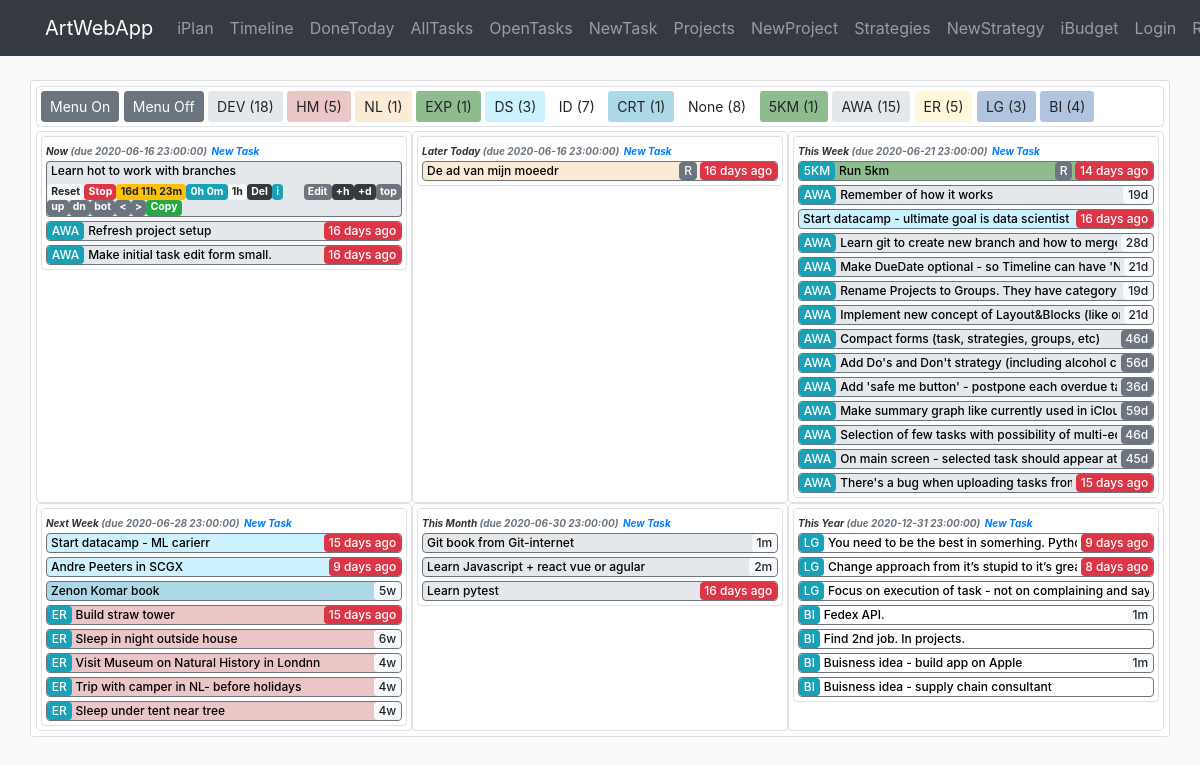
The app's page /iplan/timeline, older data.
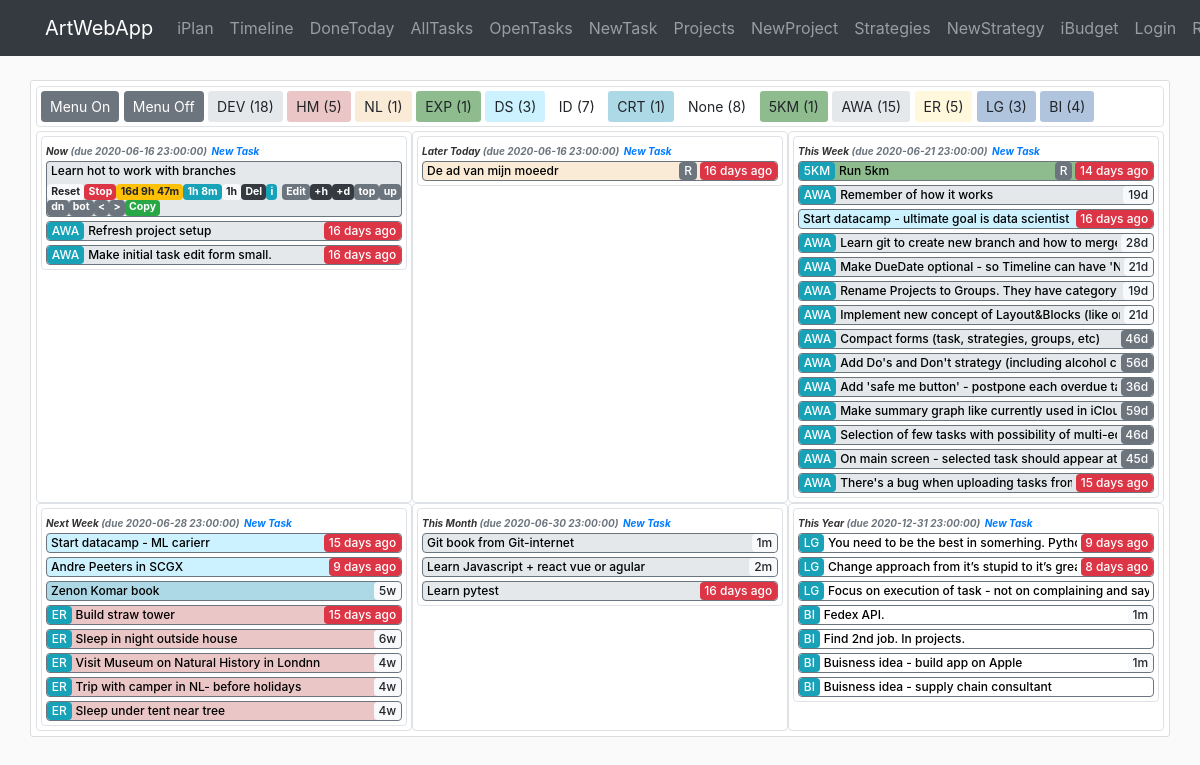
The same page, newer data.
### awa/iplan/models.py (models this page shows, shortened)
class Strategy(db.Model):
    id = db.Column(db.Integer, primary_key=True)
    name = db.Column(db.String(40), nullable=False)
    symbol = db.Column(db.String(3))
    desc = db.Column(db.Text)
    color = db.Column(db.String(7))
    order = db.Column(db.Integer)
    time_creation = db.Column(db.DateTime, default=datetime.now)
    time_completion = db.Column(db.DateTime)
    show_timeline = db.Column(db.Boolean, default=True, nullable=False)
    category = db.Column(db.String(20), nullable=True)
    br_task = db.relationship('Task', backref='strategy')  # todo: lazy=True - test that later

class Project(db.Model):
    id = db.Column(db.Integer, primary_key=True)
    name = db.Column(db.String(40), nullable=False)
    symbol = db.Column(db.String(3))
    desc = db.Column(db.Text)
    category = db.Column(db.String(20))
    color = db.Column(db.String(7))
    order = db.Column(db.Integer)
    time_creation = db.Column(db.DateTime, default=datetime.now)
    time_completion = db.Column(db.DateTime)
    time_due = db.Column(db.DateTime)
    duration_plan = db.Column(db.Interval, nullable=False, default=timedelta(0))
    show_timeline = db.Column(db.Boolean, default=True, nullable=False)
    br_task = db.relationship('Task', backref='project')  # todo: lazy=True - test that later

class Task(db.Model):
    id = db.Column(db.Integer, primary_key=True, autoincrement=True)
    name = db.Column(db.String(140), nullable=False)
    desc = db.Column(db.Text)
    category = db.Column(db.String(20))
    frequency = db.Column(db.String(10))
    frequency_days = db.Column(db.Integer)
    time_creation = db.Column(db.DateTime, default=datetime.now)
    time_completion = db.Column(db.DateTime)
    time_due = db.Column(db.DateTime)
    time_line = db.Column(db.String(20))
    duration_plan = db.Column(db.Interval, nullable=False, default=timedelta(0))
    duration_real = db.Column(db.Interval, nullable=False, default=timedelta(0))
    timer_start = db.Column(db.DateTime)
    order = db.Column(db.Integer)
    show_menu = db.Column(db.Boolean, default=True, nullable=False)
    id_strategy = db.Column(db.Integer, db.ForeignKey('strategy.id'), nullable=False)
    id_project = db.Column(db.Integer, db.ForeignKey('project.id'))
    def __repr__(self):
        return f"Task(id='{self.id}', name='{self.name}', desc='{self.desc}', category='{self.category}'," \
               f" frequency='{self.frequency}', frequency_days='{self.frequency_days}'," \
               f" time_creation='{self.time_creation}', time_completion='{self.time_completion}'," \
               f" time_due='{self.time_due}', time_line='{self.time_line}', duration_plan='{self.duration_plan}'," \
               f" duration_real='{self.duration_real}', timer_start='{self.timer_start}', order='{self.order}'," \
               f" show_menu='{self.show_menu}', id_strategy='{self.id_strategy}', id_project='{self.id_project}')"

### awa/iplan/routes.py (the view)
@iplan.route('/iplan/timeline', methods=['GET', 'POST'])
def timeline():
    tasks = Task.query.filter(Task.time_completion.is_(None)).order_by(Task.order).all()
    strategies = Strategy.query.all()
    projects = Project.query.all()
    count_tasks_strategy = dict(zip([strategy.id for strategy in strategies], [0 for _ in range(len(strategies))]))
    count_tasks_project = dict(zip([project.id for project in projects], [0 for _ in range(len(projects))]))
    for task in tasks:
        if task.strategy.id in count_tasks_strategy:
            count_tasks_strategy[task.strategy.id] += 1
        if task.project.id in count_tasks_project:
            count_tasks_project[task.project.id] += 1
    return render_template('iplan/timeline.html', tasks=tasks, TimeLine=TimeLine, strategies=strategies, projects=projects,
                           count_tasks_strategy=count_tasks_strategy, count_tasks_project=count_tasks_project,
                           string_from_duration=string_from_duration, now=datetime.now())

### awa/templates/iplan/timeline.html (shortened to what this page needs)
{% extends "layout.html" %}
{% block content %}
<div class="container">
    <div class="row content-section">
        <div class="col-md-12 border p-1 rounded mb-1 ">
            <a  href="{{url_for('iplan.show_menu_all', state='on') }}" class="btn btn-secondary btn-sm" role="button">Menu On</a>
            <a  href="{{url_for('iplan.show_menu_all', state='off') }}" class="btn btn-secondary btn-sm" role="button">Menu Off</a>
            {% for strategy in strategies %}
                {% if count_tasks_strategy[strategy.id] > 0%}
                    {% if strategy.show_timeline %}
                        <a  href="{{url_for('iplan.show_strategy_timeline', id_strategy=strategy.id) }}" class="btn btn-sm" style="background-color:{{strategy.color}}" role="button">{{strategy.symbol}} ({{count_tasks_strategy[strategy.id]}})</a>
                    {% else %}
                        <a  href="{{url_for('iplan.show_strategy_timeline', id_strategy=strategy.id) }}" class="btn btn-dark btn-sm" role="button">{{strategy.symbol}} ({{count_tasks_strategy[strategy.id]}})</a>
                    {% endif %}
                {% endif %}
            {% endfor %}
            {% for project in projects %}
                {% if count_tasks_project[project.id] > 0%}
                    {% if project.show_timeline %}
                        <a  href="{{url_for('iplan.show_project_timeline', id_project=project.id) }}" class="btn btn-sm" style="background-color:{{project.color}}" role="button">{{project.symbol}} ({{count_tasks_project[project.id]}})</a>
                    {% else %}
                        <a  href="{{url_for('iplan.show_project_timeline', id_project=project.id) }}" class="btn btn-dark btn-sm" role="button">{{project.symbol}} ({{count_tasks_project[project.id]}})</a>
                    {% endif %}
                {% endif %}
            {% endfor %}
        </div>
        {% for timeline in TimeLine.categories %}
        <div class="col-md-4 border p-1 rounded">
            <div class="col-12 border timeline_task_border rounded p-0">
                <small class="timeline_header ml-1">{{ timeline }} </small>
                <small class="timeline_header text-muted">(due {{TimeLine.duedate_per_category_for_new_tasks(timeline)}})</small>
                <a href="{{ url_for('iplan.task_create', timeline_category=timeline) }}"><small class="timeline_header text-primary">New Task</small></a>
                {% for task in tasks %}
                    {% if task.time_line == timeline and task.strategy.show_timeline and task.project.show_timeline %}
                        {% if task.show_menu == False %}
                            <div class="row rounded border border border-secondary timeline_task_name pl-0  mb-1 ml-1 mr-1" style="background-color:{{task.strategy.color}}">
                                {% if TimeLine.progress_indicator(task.time_creation, timeline)[0] %}
                                    {% if task.project.symbol != 'None' %}
                                        <div class="col-auto p-0 m-0">
                                            <small class="badge badge-info progress_indicator">{{task.project.symbol}}</small>
                                        </div>
                                    {% endif %}
                                    <div class="col text-truncate p-0 pl-1 m-0 mr-1">
                                        <a href="{{url_for('iplan.show_menu', id_task=task.id, state='on') }}" class="show_menu_links" title="{{task.name}}">{{task.name}}</a>
                                    </div>
                                    <div class="col-auto p-0 m-0 text-right">
                                        {% if task.frequency == 'Repeatable' %}
                                            <small class="badge badge-secondary progress_indicator">R</small>
                                        {% endif %}
                                        {% if TimeLine.duedate_indicator(task.time_due)[0] %}
                                            <small class="{{TimeLine.duedate_indicator(task.time_due)[1]}} m-0 progress_indicator">{{TimeLine.duedate_indicator(task.time_due)[0]}}</small>
                                        {% else %}
                                            <small class="{{TimeLine.progress_indicator(task.time_creation, timeline)[1]}}  progress_indicator">{{TimeLine.progress_indicator(task.time_creation, timeline)[0]}}</small>
                                        {% endif %}
                                    </div>
                                {% else %}
                                    {% if task.project.symbol != 'None' %}
                                        <div class="col-auto p-0 m-0">
                                            <small class="badge badge-info progress_indicator">{{task.project.symbol}}</small>
                                        </div>
                                    {% endif %}
                                    <div class="col text-truncate p-0 pl-1 m-0 mr-1">
                                        <a href="{{url_for('iplan.show_menu', id_task=task.id, state='on') }}" class="show_menu_links" title="{{task.name}}">{{task.name}}</a>
                                    </div>
                                    <div class="col-auto p-0 m-0 text-right">
                                    {% if TimeLine.duedate_indicator(task.time_due)[0] %}
                                        <small class="{{TimeLine.duedate_indicator(task.time_due)[1]}} progress_indicator">{{TimeLine.duedate_indicator(task.time_due)[0]}}</small>
                                    {% endif %}
                                    </div>
                                {% endif %}
                            </div>
                        {% else %}
                            <div class="row rounded-top border border-bottom-0 border-secondary timeline_task_name pl-1 pb-1 ml-1 mr-1" style="background-color:{{task.strategy.color}}">
                                <a href="{{url_for('iplan.show_menu', id_task=task.id, state='off') }}" class="show_menu_links">{{task.name}}</a>
                            </div>
                            <div class="row rounded-bottom border border-top-0 border-secondary timeline_task_buttons mb-1 ml-1 mr-1" style="background-color:{{task.strategy.color}}">
                                {% if task.timer_start %}
                                    <a href="{{url_for('iplan.task_timer_start', id_task=task.id) }}" class="badge badge-light">Reset</a>
                                    <a href="{{url_for('iplan.task_timer_end', id_task=task.id) }}" class="badge badge-danger">Stop</a>
                                {% endif%}
                                {% if task.timer_start %}
                                    <a href="#" class="badge badge-warning">{{string_from_duration(now - task.timer_start)}}</a>
                                {% endif %}
                                <a href="#" class="badge badge-info">{{string_from_duration(task.duration_real)}}</a>
                                <a href="#" class="badge badge-light">{{string_from_duration(task.duration_plan)}}</a>
                                <a href="{{url_for('iplan.task_delete', id_task=task.id) }}" class="badge badge-dark">Del</a>
                                <a href="#" data-toggle="tooltip" class="badge badge-info" data-html="true" title="{{task}}">i</a>
                                <a href="{{url_for('iplan.task_update', id_task=task.id) }}" class="badge badge-secondary ml-auto">Edit</a>
                                <a href="{{url_for('iplan.task_postpone', id_task=task.id, duration='h') }}" class="badge badge-dark">+h</a>
                                <a href="{{url_for('iplan.task_postpone', id_task=task.id, duration='d') }}" class="badge badge-dark">+d</a>
                                <a href="{{url_for('iplan.task_move', id_task=task.id, direction='top')}}" class="badge badge-secondary">top</a>
                                <a href="{{url_for('iplan.task_move', id_task=task.id, direction='up')}}" class="badge badge-secondary">up</a>
                                <a href="{{url_for('iplan.task_move', id_task=task.id, direction='down')}}" class="badge badge-secondary">dn</a>
                                <a href="{{url_for('iplan.task_move', id_task=task.id, direction='bottom')}}" class="badge badge-secondary">bot</a>
                                <a href="{{url_for('iplan.task_move_timeline', id_task=task.id, direction='previous') }}" class="badge badge-secondary"><</a>
                                <a href="{{url_for('iplan.task_move_timeline', id_task=task.id, direction='next') }}" class="badge badge-secondary">></a>
                                <a href="{{url_for('iplan.task_make_copy', id_task=task.id)}}" class="badge badge-success">Copy</a>
                            </div>
                        {% endif %}
                    {% endif %}
                {% endfor %}
            </div>
        </div>
        {% endfor %}
    </div>
</div>
{% endblock content %}

### awa/templates/layout.html (shortened to what this page needs)
<!DOCTYPE html>
<html lang="en">
<head>
    <link rel="stylesheet" href="https://stackpath.bootstrapcdn.com/bootstrap/4.4.1/css/bootstrap.min.css">
    <link rel="stylesheet" type="text/css" href="{{ url_for('static', filename='main.css') }}">
</head>
<body>
    <header>
        <nav class="navbar navbar-expand-md navbar-dark bg-dark fixed-top">
            <div class="container">
                <a class="navbar-brand" href="{{ url_for('main.home') }}">ArtWebApp</a>
                <div class="collapse navbar-collapse" id="navbarSupportedContent">
                    <div class="navbar-nav mr-auto">
                        <a class="nav-item nav-link" href="{{ url_for('iplan.home') }}">iPlan</a>
                        <a class="nav-item nav-link" href="{{ url_for('iplan.timeline') }}">Timeline</a>
                        <a class="nav-item nav-link" href="{{ url_for('iplan.task_donetoday') }}">DoneToday</a>
                        <a class="nav-item nav-link" href="{{ url_for('iplan.task') }}">AllTasks</a>
                        <a class="nav-item nav-link" href="{{ url_for('iplan.task_open') }}">OpenTasks</a>
                        <a class="nav-item nav-link" href="{{ url_for('iplan.task_create', timeline_category='This Week') }}">NewTask</a>
                        <a class="nav-item nav-link" href="{{ url_for('iplan.project') }}">Projects</a>
                        <a class="nav-item nav-link" href="{{ url_for('iplan.project_create') }}">NewProject</a>
                        <a class="nav-item nav-link" href="{{ url_for('iplan.strategy') }}">Strategies</a>
                        <a class="nav-item nav-link" href="{{ url_for('iplan.strategy_create') }}">NewStrategy</a>
                    </div>
                    <div class="navbar-nav">
                        <a class="nav-item nav-link" href="{{ url_for('ibudget.home')}}">iBudget</a>
                        <a class="nav-item nav-link" href="#">Login</a>
                        <a class="nav-item nav-link" href="#">Register</a>
                    </div>
                </div>
            </div>
        </nav>
    </header>
    <main role="main">
            {% block content %}{% endblock %}
    </main>
</body>
</html>

Row changes from the older to the newer data that the page shows:
changed Task "Learn hot to work with branches": string_from_duration(now-task.timer_start) "16d 11h 23m" → "16d 9h 47m"; duration_real "0h 0m" → "1h 8m"
